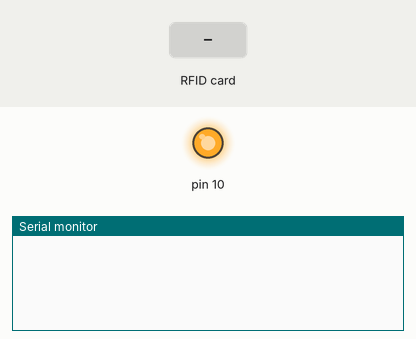
A sketch run on a simulated Arduino Uno, built with avr-gcc and run on an emulated ATmega328P. On the bench: output pins drawn as LEDs (lit = HIGH), the last lines printed to the serial monitor. The inputs (shaded band) are chosen by the test bench.

Above: at 1.2 s.
1.3 s: RFID card 39 7B 02 64 held to the reader
At 2.5 s:
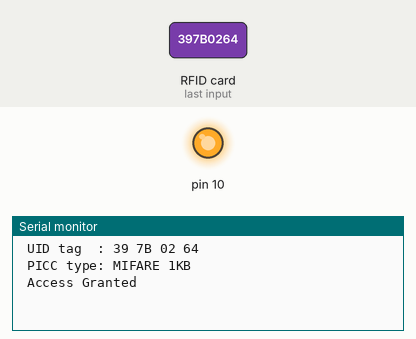
2.8 s: RFID card B2 38 DB 0E held to the reader
At 5.1 s:
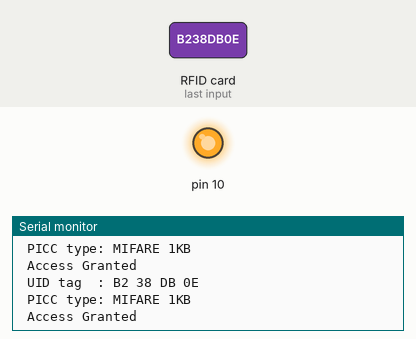
5.8 s: RFID card 5E 7A 19 C4 held to the reader
At 8.8 s:
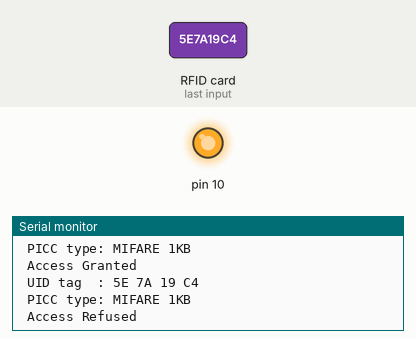

Measured:
- after the input at 1.3 s, the serial monitor: prints a new line at once (image 1)
- after the input at 2.8 s, the serial monitor: prints a new line after 1.5 s (image 2)
- after the input at 5.8 s, the serial monitor: prints a new line after 1.5 s (image 3)

The sketch:

RFID_RC522_Modul.ino
```cpp
/*
Project:  RFID Access with ESP8266 / ESP32 und Arduinos
Author:   Thomas Edlinger for www.edistechlab.com
Date:     Created 21.05.2020
Version:  V1.0

- Used Aduino IDE V1.8.12
Required libraries (Tools -> manage libraries)
- MFRC522 by GithubCommunity V1.4.6
Required Board (Tools -> Board -> Boards Manager...)
 - Board: ESP8266 by ESP8266 Community V2.6.3
 - Board: ESP32 by Espressif Systems V1.0.2

Wirering with different Modules
-RC522      -ESP8266/MCU      -ESP32        -Arduino UNO    -Arduino Mega
VCC         3.3V              3.3V          3.3V            3.3V
RST         D1 / GPIO 5       GPIO 22       GPIO 9          GPIO 5     <--anpassen
GND         GND               GND           GND             GND
MISO        D6 / GPIO 12      GPIO 19       GPIO 12         GPIO 50
MOSI        D7 / GPIO 13      GPIO 23       GPIO 11         GPIO 51
SCK         D5 / GPIO 14      GPIO 18       GPIO 13         GPIO 52
SDA (SS)    D2 / GPIO 4       GPIO 21       GPIO 10         GPIO 53    <--anpassen
IRQ         -                 -             -               -
*/

//Diese Pins müssen angepasst werden (GPIO Pin von der Liste oben)
#define RST_PIN     5
#define SS_PIN      4

#include <SPI.h>
#include <MFRC522.h>

MFRC522 mfrc522(SS_PIN, RST_PIN);

void setup() {
  Serial.begin(115200);
  SPI.begin();
  mfrc522.PCD_Init();
}

void accessGranted() {
  Serial.println(" Access Granted ");
  Serial.println();
  delay(3000);
}

void accessRefused() {
   Serial.println(" Access Refused ");
   delay(3000);
}

void loop() {
  if ( ! mfrc522.PICC_IsNewCardPresent()) {
    return;
  }
  if ( ! mfrc522.PICC_ReadCardSerial()) {
    return;
  }
  //Zeigt die UID im serial monitor
  Serial.println();
  Serial.print(" UID tag  :");
  String content= "";
  for (byte i = 0; i < mfrc522.uid.size; i++) {
     Serial.print(mfrc522.uid.uidByte[i] < 0x10 ? " 0" : " ");
     Serial.print(mfrc522.uid.uidByte[i], HEX);
     content.concat(String(mfrc522.uid.uidByte[i] < 0x10 ? " 0" : " "));
     content.concat(String(mfrc522.uid.uidByte[i], HEX));
  }
  content.toUpperCase();
  Serial.println();
  Serial.print(" PICC type: ");
  MFRC522::PICC_Type piccType = mfrc522.PICC_GetType(mfrc522.uid.sak);
  Serial.println(mfrc522.PICC_GetTypeName(piccType));

  if (content.substring(1) == "39 7B 02 64" || content.substring(1) == "B2 38 DB 0E") {
    accessGranted();
  }
  else {
    accessRefused();
  }
}
```
